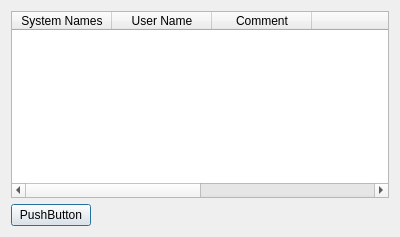
<?xml version="1.0" encoding="UTF-8"?>
<ui version="4.0">
 <class>DialogSignalGroupsTableWIdget</class>
 <widget class="QDialog" name="DialogSignalGroupsTableWIdget">
  <property name="geometry">
   <rect>
    <x>0</x>
    <y>0</y>
    <width>400</width>
    <height>237</height>
   </rect>
  </property>
  <property name="windowTitle">
   <string>Dialog</string>
  </property>
  <layout class="QFormLayout" name="formLayout">
   <item row="1" column="0">
    <widget class="QPushButton" name="btnAdd">
     <property name="text">
      <string>PushButton</string>
     </property>
    </widget>
   </item>
   <item row="0" column="0" colspan="2">
    <widget class="QTableWidget" name="tableWidget">
     <column>
      <property name="text">
       <string>System Names</string>
      </property>
     </column>
     <column>
      <property name="text">
       <string>User Name</string>
      </property>
     </column>
     <column>
      <property name="text">
       <string>Comment</string>
      </property>
     </column>
     <column>
      <property name="text">
       <string> </string>
      </property>
     </column>
     <column>
      <property name="text">
       <string>Enabled</string>
      </property>
     </column>
     <column>
      <property name="text">
       <string> </string>
      </property>
     </column>
    </widget>
   </item>
  </layout>
 </widget>
 <resources/>
 <connections/>
</ui>
